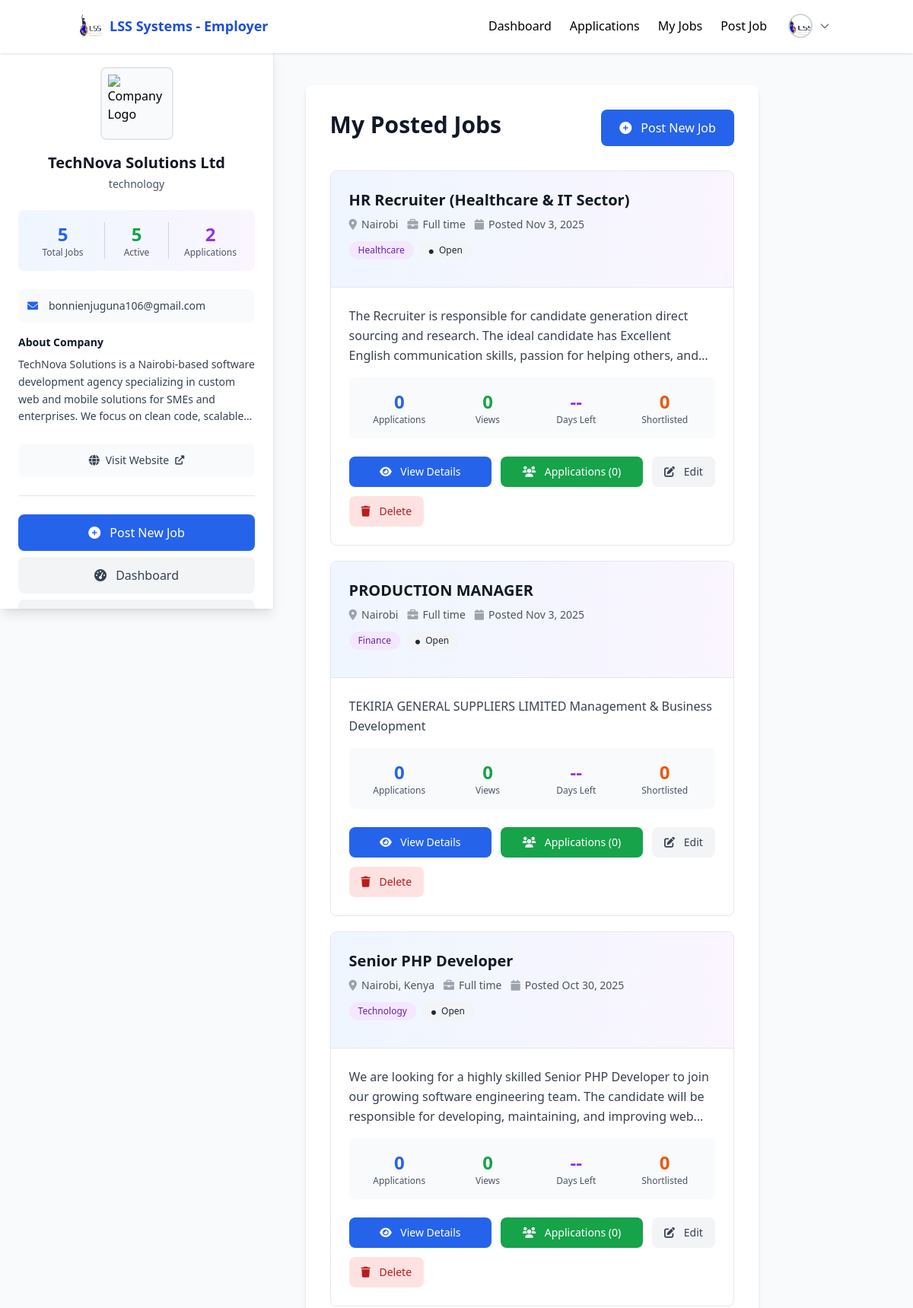
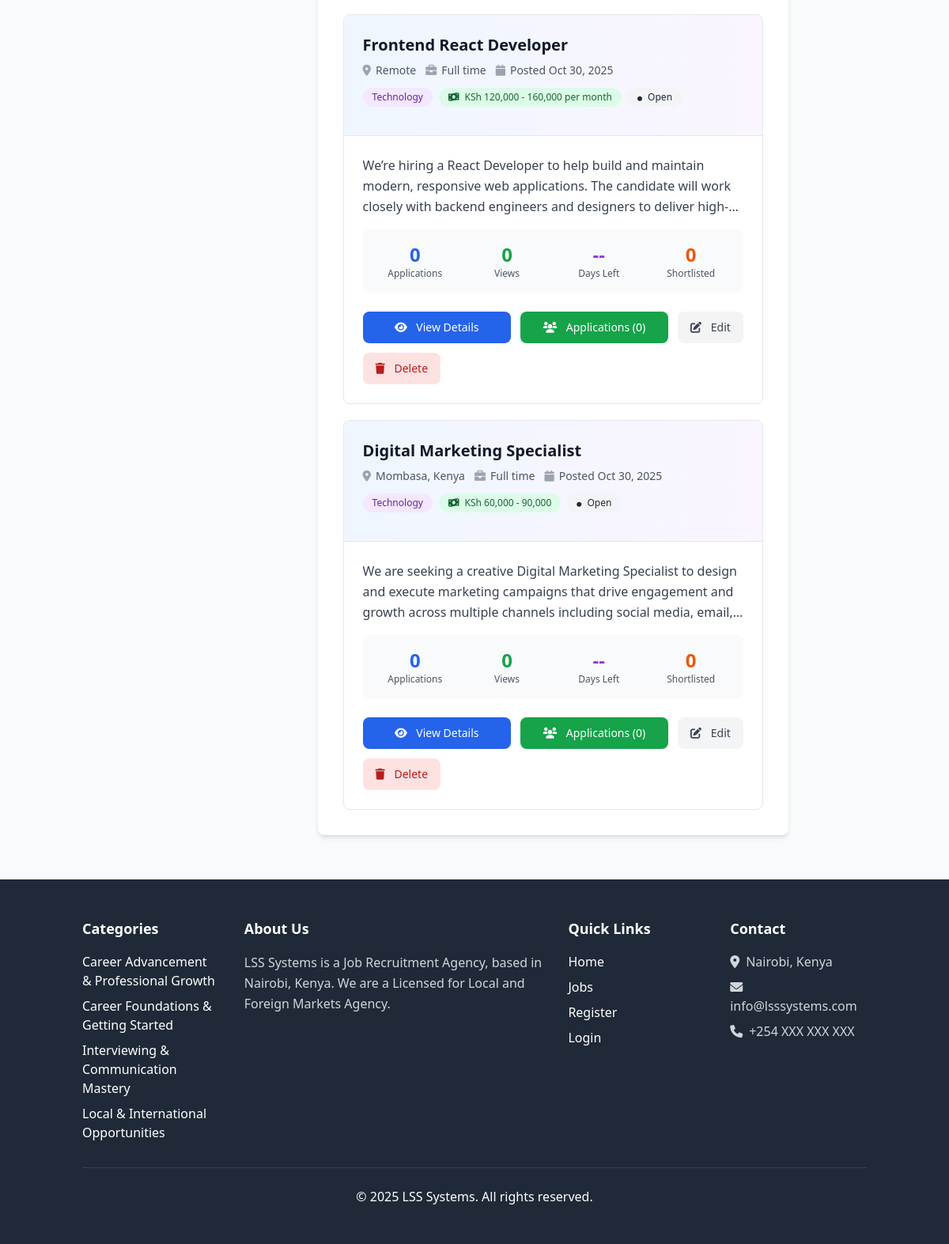
The page /public/jobs/my-jobs.php (signed in) on the database its author committed (2 pictures, top to bottom).
### tables this page shows
CREATE TABLE `employers` (
  `uuid` char(36) NOT NULL,
  `user_uuid` char(36) NOT NULL,
  `company_name` varchar(150) DEFAULT NULL,
  `contact_number` varchar(20) DEFAULT NULL,
  `location` varchar(255) DEFAULT NULL,
  `industry` varchar(100) DEFAULT NULL,
  `website` varchar(255) DEFAULT NULL,
  `company_logo` varchar(255) DEFAULT NULL,
  `about_company` text DEFAULT NULL,
  `created_at` timestamp NOT NULL DEFAULT current_timestamp(),
  `updated_at` timestamp NOT NULL DEFAULT current_timestamp() ON UPDATE current_timestamp()
);

CREATE TABLE `users` (
  `uuid` char(36) NOT NULL,
  `email` varchar(150) NOT NULL,
  `google_id` varchar(255) DEFAULT NULL,
  `password` varchar(255) DEFAULT NULL,
  `profile_picture` varchar(255) DEFAULT NULL,
  `role` enum('admin','employer','jobseeker') DEFAULT 'jobseeker',
  `is_verified` tinyint(1) DEFAULT 0,
  `created_at` timestamp NOT NULL DEFAULT current_timestamp(),
  `updated_at` timestamp NOT NULL DEFAULT current_timestamp() ON UPDATE current_timestamp()
);

CREATE TABLE `job_posts` (
  `uuid` char(36) NOT NULL,
  `employer_uuid` char(36) NOT NULL,
  `title` varchar(150) NOT NULL,
  `job_level` varchar(100) DEFAULT NULL,
  `job_description` text NOT NULL,
  `job_type` varchar(100) DEFAULT NULL,
  `industry` varchar(100) DEFAULT NULL,
  `location` varchar(255) DEFAULT NULL,
  `salary_range` varchar(100) DEFAULT NULL,
  `additional_information` text DEFAULT NULL,
  `requirements_qualifications` text DEFAULT NULL,
  `status` enum('open','closed') DEFAULT 'open',
  `application_deadline` date DEFAULT NULL,
  `created_at` timestamp NOT NULL DEFAULT current_timestamp(),
  `updated_at` timestamp NOT NULL DEFAULT current_timestamp() ON UPDATE current_timestamp()
);

### public/jobs/my-jobs.php (the view, shortened to what the rows shown need)
<?php
require_once __DIR__ . '/../../config/db.php';
require_once __DIR__ . '/../../controllers/JobController.php';
$jobController = new JobController($conn);
$jobs = $jobController->viewJobs();
include __DIR__ . '/../../includes/header.php';
?>
<div class="flex">
    <?php include __DIR__ . '/../../includes/employer_profile_card.php'; ?>
    <div class="main-content-area lg:ml-[30%] lg:w-[60%] w-full mx-auto">
        <div class="bg-white rounded-lg shadow-md mt-8 p-8">
            <div class="flex flex-col md:flex-row justify-between items-start md:items-center mb-8 gap-4">
                <div>
                    <h1 class="text-3xl font-bold text-gray-900 mb-2">My Posted Jobs</h1>
                </div>
            </div>
            <?php if (empty($jobs)): ?>
            <div class="text-center py-16 bg-gray-50 rounded-lg">
                <div class="mb-6">
                    <div class="inline-flex items-center justify-center w-20 h-20 bg-blue-100 rounded-full mb-4">
                        <i class="fas fa-briefcase text-blue-600 text-3xl"></i>
                    </div>
                </div>
                <h3 class="text-2xl font-semibold text-gray-900 mb-2">No Jobs Posted Yet</h3>
                <p class="text-gray-600 mb-6 max-w-md mx-auto">
                    Start attracting top talent by posting your first job opening. It only takes a few minutes!
                </p>
                <a href="/jobs/post-job.php"
                    class="inline-flex items-center px-6 py-3 bg-blue-600 text-white rounded-lg hover:bg-blue-700 transition-colors font-medium">
                    <i class="fas fa-plus-circle mr-2"></i>
                    Post Your First Job
                </a>
            </div>
            <?php else: ?>
            <div class="space-y-5">
                <?php foreach ($jobs as $job): ?>
                <div
                    class="border border-gray-200 rounded-lg overflow-hidden hover:shadow-lg transition-shadow bg-white">
                    <div class="bg-gradient-to-r from-blue-50 to-purple-50 p-6 border-b border-gray-200">
                        <div class="flex flex-col lg:flex-row lg:justify-between lg:items-start gap-4">
                            <div class="flex-1">
                                <div class="flex items-start justify-between mb-3">
                                    <div class="flex-1">
                                        <h3 class="text-xl font-bold text-gray-900 mb-2 hover:text-blue-600 cursor-pointer transition-colors"
                                            onclick="window.location.href='/jobs/job-details.php?uuid=<?php echo htmlspecialchars($job['uuid']); ?>'">
                                            <?php echo htmlspecialchars($job['title']); ?>
                                        </h3>
                                        <div class="flex flex-wrap gap-3 text-sm text-gray-600 mb-3">
                                            <span class="flex items-center">
                                                <i class="fas fa-map-marker-alt mr-1.5 text-gray-400"></i>
                                                <?php echo htmlspecialchars($job['location']); ?>
                                            </span>
                                            <span class="flex items-center">
                                                <i class="fas fa-briefcase mr-1.5 text-gray-400"></i>
                                                <?php echo htmlspecialchars(ucfirst(str_replace('-', ' ', $job['job_type']))); ?>
                                            </span>
                                            <span class="flex items-center">
                                                <i class="fas fa-calendar mr-1.5 text-gray-400"></i>
                                                Posted <?php echo date('M j, Y', strtotime($job['created_at'])); ?>
                                            </span>
                                        </div>
                                        <div class="flex flex-wrap gap-2">
                                            <?php if (!empty($job['industry'])): ?>
                                            <span
                                                class="px-3 py-1 bg-purple-100 text-purple-800 text-xs font-medium rounded-full">
                                                <?php echo htmlspecialchars($job['industry']); ?>
                                            </span>
                                            <?php endif; ?>
                                            <?php if (!empty($job['salary_range'])): ?>
                                            <span
                                                class="px-3 py-1 bg-green-100 text-green-800 text-xs font-medium rounded-full">
                                                <i class="fas fa-money-bill-wave mr-1"></i>
                                                <?php echo htmlspecialchars($job['salary_range']); ?>
                                            </span>
                                            <?php endif; ?>
                                            <?php if (!empty($job['status'])): ?>
                                            <span
                                                class="px-3 py-1 <?php echo $job['status'] === 'active' ? 'bg-green-100 text-green-800' : 'bg-gray-100 text-gray-800'; ?> text-xs font-medium rounded-full">
                                                <i class="fas fa-circle mr-1" style="font-size: 6px;"></i>
                                                <?php echo ucfirst($job['status']); ?>
                                            </span>
                                            <?php endif; ?>
                                        </div>
                                    </div>
                                </div>
                            </div>
                        </div>
                    </div>
                    <div class="p-6">
                        <p class="text-gray-700 mb-4 line-clamp-3 leading-relaxed">
                            <?php echo htmlspecialchars($job['job_description']); ?>
                        </p>
                        <div class="grid grid-cols-2 md:grid-cols-4 gap-4 mb-6 p-4 bg-gray-50 rounded-lg">
                            <div class="text-center">
                                <div class="text-2xl font-bold text-blue-600">
                                    <?php echo $job['applications_count'] ?? 0; ?>
                                </div>
                                <div class="text-xs text-gray-600">Applications</div>
                            </div>
                            <div class="text-center">
                                <div class="text-2xl font-bold text-green-600">
                                    <?php echo $job['views_count'] ?? 0; ?>
                                </div>
                                <div class="text-xs text-gray-600">Views</div>
                            </div>
                            <div class="text-center">
                                <div class="text-2xl font-bold text-purple-600">
                                    <?php
                                    if (!empty($job['deadline'])) {
                                        $days = floor((strtotime($job['deadline']) - time()) / 86400);
                                        echo max(0, $days);
                                    } else {
                                        echo '--';
                                    }
                                    ?>
                                </div>
                                <div class="text-xs text-gray-600">Days Left</div>
                            </div>
                            <div class="text-center">
                                <div class="text-2xl font-bold text-orange-600">
                                    <?php echo $job['shortlisted_count'] ?? 0; ?>
                                </div>
                                <div class="text-xs text-gray-600">Shortlisted</div>
                            </div>
                        </div>
                        <div class="flex flex-wrap gap-3">
                            <a href="/jobs/job-details.php?uuid=<?php echo htmlspecialchars($job['uuid']); ?>"
                                class="flex-1 min-w-[140px] px-4 py-2.5 bg-blue-600 text-white text-center rounded-lg hover:bg-blue-700 transition-colors font-medium text-sm">
                                <i class="fas fa-eye mr-2"></i>
                                View Details
                            </a>
                            <a href="/applications/job-applications.php?id=<?php echo htmlspecialchars($job['uuid']); ?>"
                                class="flex-1 min-w-[140px] px-4 py-2.5 bg-green-600 text-white text-center rounded-lg hover:bg-green-700 transition-colors font-medium text-sm">
                                <i class="fas fa-users mr-2"></i>
                                Applications (<?php echo $job['applications_count'] ?? 0; ?>)
                            </a>
                            <a href="/jobs/edit-job.php?uuid=<?php echo htmlspecialchars($job['uuid']); ?>"
                                class="px-4 py-2.5 bg-gray-100 text-gray-700 text-center rounded-lg hover:bg-gray-200 transition-colors font-medium text-sm">
                                <i class="fas fa-edit mr-2"></i>
                                Edit
                            </a>
                            <button onclick="confirmDelete('<?php echo htmlspecialchars($job['uuid']); ?>')"
                                class="px-4 py-2.5 bg-red-100 text-red-700 text-center rounded-lg hover:bg-red-200 transition-colors font-medium text-sm">
                                <i class="fas fa-trash mr-2"></i>
                                Delete
                            </button>
                        </div>
                    </div>
                </div>
                <?php endforeach; ?>
            </div>
            <?php endif; ?>
        </div>
    </div>
</div>
<?php include __DIR__ . '/../../includes/footer.php'; ?>

### includes/header.php (shortened to what the rows shown need)
<?php
require_once __DIR__ . '/../config/db.php';
$userRole = $_SESSION['role'] ?? null;
$profile_image = '/job-finder/public/assets/logo/lss_logo.png';
if (isset($_SESSION['user_id']) && $userRole) {
    try {
        require_once __DIR__ . '/../models/User.php';
        $userModel = new User($conn);
        $profile = $userModel->getUserProfile($_SESSION['user_id']);
        if ($profile) {
            switch ($userRole) {
                case 'employer':
                    $profile_image = !empty($profile['company_logo']) ? '/job-finder' . $profile['company_logo'] : '/job-finder/uploads/company_logos/default-logo.png';
                    break;
            }
        }
    } catch (Exception $e) {
        error_log("Profile image error: " . $e->getMessage());
    }
}
?>
<!DOCTYPE html>
<html lang="en">
<head>
    <script src="https://cdn.tailwindcss.com"></script>
    <link href="https://cdnjs.cloudflare.com/ajax/libs/font-awesome/6.0.0/css/all.min.css" rel="stylesheet">
</head>
<body class="bg-gray-50">
    <nav class="bg-white shadow mb-2 fixed top-0 left-0 right-0 z-50">
        <div class="container mx-auto px-4">
            <div class="flex justify-between items-center py-4">
                <div class="hidden md:flex items-center space-x-6">
                    <?php if ($userRole): ?>
                    <div class="relative">
                        <button id="profileDropdownBtn"
                            class="flex items-center space-x-2 p-1 rounded-full hover:bg-gray-100 focus:outline-none focus:ring-2 focus:ring-blue-500 transition-colors">
                            <img src="<?php echo htmlspecialchars($profile_image); ?>" alt="Profile"
                                class="w-8 h-8 rounded-full object-cover border-2 border-gray-300"
                                onerror="this.src='/job-finder/public/uploads/profile_photos/default-avatar.png'">
                            <svg class="w-4 h-4 text-gray-500" fill="none" stroke="currentColor" viewBox="0 0 24 24">
                                <path stroke-linecap="round" stroke-linejoin="round" stroke-width="2"
                                    d="M19 9l-7 7-7-7"></path>
                            </svg>
                        </button>
                    </div>
                    <?php endif; ?>
                </div>
            </div>
        </div>
    </nav>
    <main class="container mx-auto p-4 pt-20">

### includes/employer_profile_card.php (shortened to what the rows shown need)
<?php
require_once __DIR__ . '/../config/db.php';
require_once __DIR__ . '/../models/User.php';
$userModel = new User($conn);
$userProfile = $userModel->getUserProfile($_SESSION['user_id']);
$companyName = $userProfile['company_name'] ?? 'Company Name';
$industry = $userProfile['industry'] ?? '';
$aboutCompany = $userProfile['about_company'] ?? '';
$companyEmail = $userProfile['email'] ?? '';
$companyLogo = $userProfile['company_logo'] ?? '';
$logoPath = !empty($companyLogo) && file_exists(__DIR__ . '/../uploads/company_logos/' . $companyLogo)
    ? '/job-finder' . $companyLogo
    : '/job-finder/uploads/company_logos/default-logo.png';
?>
<div class="employer-profile-card hidden lg:block fixed left-0 top-16 w-[30%] bg-white shadow-lg border-r border-gray-200 overflow-y-auto"
    style="height: calc(100vh - 4rem);">
    <div class="p-6">
        <div class="flex flex-col items-center mb-6">
            <img src="<?php echo htmlspecialchars($logoPath); ?>" alt="Company Logo"
                class="w-24 h-24 rounded-lg object-contain border-2 border-gray-200 bg-gray-50 p-2 mb-4">
            <h3 class="text-xl font-semibold text-gray-900 text-center"><?php echo htmlspecialchars($companyName); ?>
            </h3>
            <?php if (!empty($industry)): ?>
            <p class="text-sm text-gray-600 text-center mt-1"><?php echo htmlspecialchars($industry); ?></p>
            <?php endif; ?>
        </div>
        <?php if (!empty($companyEmail)): ?>
        <div class="mb-4">
            <div class="flex items-center text-sm text-gray-700 p-3 bg-gray-50 rounded-lg">
                <i class="fas fa-envelope text-blue-600 mr-3 w-4"></i>
                <span class="truncate"><?php echo htmlspecialchars($companyEmail); ?></span>
            </div>
        </div>
        <?php endif; ?>
        <?php if (!empty($aboutCompany)): ?>
        <div class="mb-6">
            <h4 class="text-sm font-semibold text-gray-900 mb-2">About Company</h4>
            <p class="text-sm text-gray-700 leading-relaxed line-clamp-4"><?php echo htmlspecialchars($aboutCompany); ?>
            </p>
        </div>
        <?php endif; ?>
    </div>
</div>

### rows shown on the page
employers: company_logo.role (picture)
users: role.company_name "TechNova Solutions Ltd", role.industry "technology", companyEmail "bonnienjuguna106@gmail.com", role.about_company "TechNova Solutions is a Nairobi-based software development agency specializing in custom web and mobile solutions for SMEs and enterprises. We focus on clean code,…"
job_posts: title "HR Recruiter (Healthcare & IT Sector)", location "Nairobi", job_type "Full time", created_at "Nov 3, 2025", industry "Healthcare", status "Open", job_description "The Recruiter is responsible for candidate generation direct sourcing and research. The ideal candidate has Excellent English communication skills, passion for helping others,…", applications_count "0", views_count "0", shortlisted_count "0"
job_posts: title "PRODUCTION MANAGER", location "Nairobi", job_type "Full time", created_at "Nov 3, 2025", industry "Finance", status "Open", job_description "TEKIRIA GENERAL SUPPLIERS LIMITED Management & Business Development", applications_count "0", views_count "0", shortlisted_count "0"
job_posts: title "Senior PHP Developer", location "Nairobi, Kenya", job_type "Full time", created_at "Oct 30, 2025", industry "Technology", status "Open", job_description "We are looking for a highly skilled Senior PHP Developer to join our growing software engineering team. The candidate will be responsible for developing, maintaining, and improving…", applications_count "0", views_count "0", shortlisted_count "0"
job_posts: title "Frontend React Developer", location "Remote", job_type "Full time", created_at "Oct 30, 2025", industry "Technology", salary_range "KSh 120,000 - 160,000 per month", status "Open", job_description "We’re hiring a React Developer to help build and maintain modern, responsive web applications. The candidate will work closely with backend engineers and designers to…", applications_count "0", views_count "0", shortlisted_count "0"
job_posts: title "Digital Marketing Specialist", location "Mombasa, Kenya", job_type "Full time", created_at "Oct 30, 2025", industry "Technology", salary_range "KSh 60,000 - 90,000", status "Open", job_description "We are seeking a creative Digital Marketing Specialist to design and execute marketing campaigns that drive engagement and growth across multiple channels including social media,…", applications_count "0", views_count "0", shortlisted_count "0"

### other values the page prints
$stats['total_jobs'] "5"
$stats['active_jobs'] "5"
$stats['total_applications'] "2"
